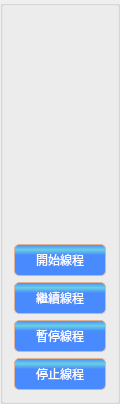
       <widget class="QGroupBox" name="groupBox">
        <property name="enabled">
         <bool>true</bool>
        </property>
        <property name="minimumSize">
         <size>
          <width>120</width>
          <height>404</height>
         </size>
        </property>
        <property name="maximumSize">
         <size>
          <width>120</width>
          <height>16777215</height>
         </size>
        </property>
        <property name="layoutDirection">
         <enum>Qt::RightToLeft</enum>
        </property>
        <property name="styleSheet">
         <string notr="true">background-image: url();</string>
        </property>
        <property name="title">
         <string/>
        </property>
        <layout class="QVBoxLayout" name="verticalLayout">
         <item>
          <spacer name="verticalSpacer">
           <property name="orientation">
            <enum>Qt::Vertical</enum>
           </property>
           <property name="sizeHint" stdset="0">
            <size>
             <width>20</width>
             <height>40</height>
            </size>
           </property>
          </spacer>
         </item>
         <item>
          <widget class="QPushButton" name="Start_thread">
           <property name="styleSheet">
            <string notr="true">QPushButton {
	 background-color: qlineargradient(spread:pad, x1:0, y1:0.341, x2:0, y2:0, stop:0 rgba(74, 138, 255, 255), stop:0.5 rgba(106, 208, 225, 255), stop:1 rgba(74, 138, 255, 255));
     border: 1px solid #e1b190;
     padding:6px 0px 6px 0px;
     border-radius: 5px;
	 color: rgb(255, 255, 255);
}
QPushButton:hover {
	background-color: qlineargradient(spread:pad, x1:0, y1:1, x2:0, y2:0, stop:0 rgba(74, 138, 255, 255), stop:0.5 rgba(106, 208, 225, 255), stop:1 rgba(74, 138, 255, 255));
}
QPushButton:pressed {
background-color: qlineargradient(spread:pad, x1:0, y1:1, x2:0, y2:0, stop:0 rgba(74, 138, 255, 255), stop:0.5 rgba(196, 232, 237, 255), stop:1 rgba(74, 138, 255, 255));
}
QPushButton:disabled {
    background-color: white;
    color: rgb(128, 128, 128);
}</string>
           </property>
           <property name="text">
            <string>開始線程</string>
           </property>
          </widget>
         </item>
         <item>
          <widget class="QPushButton" name="Continue_thread">
           <property name="styleSheet">
            <string notr="true">QPushButton {
	 background-color: qlineargradient(spread:pad, x1:0, y1:0.341, x2:0, y2:0, stop:0 rgba(74, 138, 255, 255), stop:0.5 rgba(106, 208, 225, 255), stop:1 rgba(74, 138, 255, 255));
     border: 1px solid #e1b190;
     padding:6px 0px 6px 0px;
     border-radius: 5px;
	 color: rgb(255, 255, 255);
}
QPushButton:hover {
	background-color: qlineargradient(spread:pad, x1:0, y1:1, x2:0, y2:0, stop:0 rgba(74, 138, 255, 255), stop:0.5 rgba(106, 208, 225, 255), stop:1 rgba(74, 138, 255, 255));
}
QPushButton:pressed {
background-color: qlineargradient(spread:pad, x1:0, y1:1, x2:0, y2:0, stop:0 rgba(74, 138, 255, 255), stop:0.5 rgba(196, 232, 237, 255), stop:1 rgba(74, 138, 255, 255));
}
QPushButton:disabled {
    background-color: white;
    color: rgb(128, 128, 128);
}</string>
           </property>
           <property name="text">
            <string>繼續線程</string>
           </property>
          </widget>
         </item>
         <item>
          <widget class="QPushButton" name="Pause_thread">
           <property name="styleSheet">
            <string notr="true">QPushButton {
	 background-color: qlineargradient(spread:pad, x1:0, y1:0.341, x2:0, y2:0, stop:0 rgba(74, 138, 255, 255), stop:0.5 rgba(106, 208, 225, 255), stop:1 rgba(74, 138, 255, 255));
     border: 1px solid #e1b190;
     padding:6px 0px 6px 0px;
     border-radius: 5px;
	 color: rgb(255, 255, 255);
}
QPushButton:hover {
	background-color: qlineargradient(spread:pad, x1:0, y1:1, x2:0, y2:0, stop:0 rgba(74, 138, 255, 255), stop:0.5 rgba(106, 208, 225, 255), stop:1 rgba(74, 138, 255, 255));
}
QPushButton:pressed {
background-color: qlineargradient(spread:pad, x1:0, y1:1, x2:0, y2:0, stop:0 rgba(74, 138, 255, 255), stop:0.5 rgba(196, 232, 237, 255), stop:1 rgba(74, 138, 255, 255));
}
QPushButton:disabled {
    background-color: white;
    color: rgb(128, 128, 128);
}</string>
           </property>
           <property name="text">
            <string>暫停線程</string>
           </property>
          </widget>
         </item>
         <item>
          <widget class="QPushButton" name="Stop_thread">
           <property name="styleSheet">
            <string notr="true">QPushButton {
	 background-color: qlineargradient(spread:pad, x1:0, y1:0.341, x2:0, y2:0, stop:0 rgba(74, 138, 255, 255), stop:0.5 rgba(106, 208, 225, 255), stop:1 rgba(74, 138, 255, 255));
     border: 1px solid #e1b190;
     padding:6px 0px 6px 0px;
     border-radius: 5px;
	 color: rgb(255, 255, 255);
}
QPushButton:hover {
	background-color: qlineargradient(spread:pad, x1:0, y1:1, x2:0, y2:0, stop:0 rgba(74, 138, 255, 255), stop:0.5 rgba(106, 208, 225, 255), stop:1 rgba(74, 138, 255, 255));
}
QPushButton:pressed {
background-color: qlineargradient(spread:pad, x1:0, y1:1, x2:0, y2:0, stop:0 rgba(74, 138, 255, 255), stop:0.5 rgba(196, 232, 237, 255), stop:1 rgba(74, 138, 255, 255));
}
QPushButton:disabled {
    background-color: white;
    color: rgb(128, 128, 128);
}</string>
           </property>
           <property name="text">
            <string>停止線程</string>
           </property>
          </widget>
         </item>
        </layout>
       </widget>
